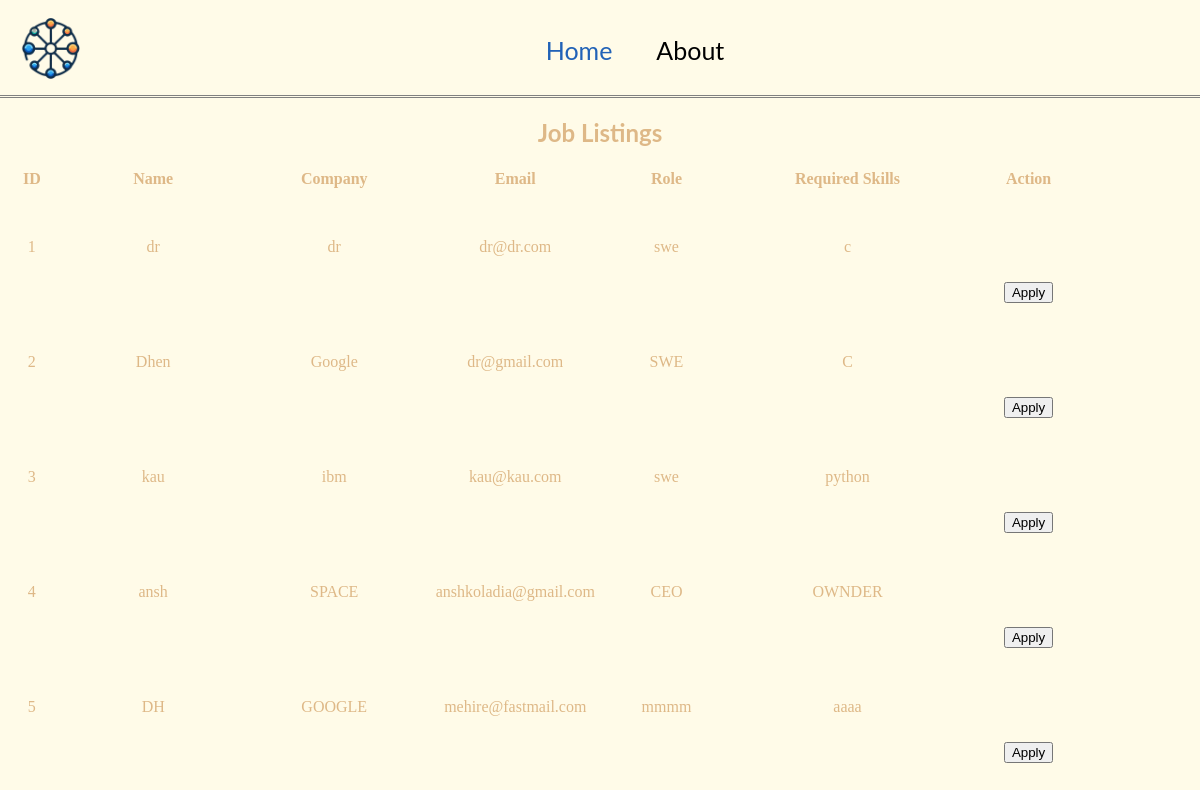
The app's page /Main-Dashboard with its own data.
### appn/__init__.py (models this page shows)
class Employer_post(db.Model):
    id=db.Column(db.Integer(),primary_key=True)
    name=db.Column(db.String(length=50),nullable=False)
    company_name=db.Column(db.String(length=50),nullable=False)
    email_address=db.Column(db.String(length=60),nullable=False)
    role=db.Column(db.String(length=40),nullable=False)
    skills_req=db.Column(db.String(length=100),nullable=False)

### appn/__init__.py (the view)
@app.route('/Main-Dashboard')
def Dashboard():
    posts=Employer_post.query.all()
    form = ApplyForm()
    return render_template('dashboard.html',posts=posts, form = form)

### appn/templates/dashboard.html (shortened to what this page needs)
{% extends 'basepage.html' %}
{% block content %}
<body style="color: burlywood;">
<div class="container mt-4">
    <h2 class="text-center mb-4">Job Listings</h2>
    <div class="row justify-content-center">
        <div class="col-md-20">
            <table class="table table-hover table-bordered">
                <thead class="thead-dark">
                    <tr>
                        <th style="width: 5%;">ID</th>
                        <th style="width: 15%;">Name</th>
                        <th style="width: 15%;">Company</th>
                        <th style="width: 15%;">Email</th>
                        <th style="width: 10%;">Role</th>
                        <th style="width: 20%;">Required Skills</th>
                        <th style="width: 10%;">Action</th>
                    </tr>
                </thead>
                <tbody>
                    {% for post in posts %}
                    <tr>
                        <td>{{ post.id }}</td>
                        <td>{{ post.name }}</td>
                        <td>{{ post.company_name }}</td>
                        <td>{{ post.email_address }}</td>
                        <td>{{ post.role }}</td>
                        <td>{{ post.skills_req }}</td>
                        <td>
                            <form method="POST" action="{{ url_for('apply') }}">
                                <button type="submit">Apply</button>
                            </form>
                        </td>
                    </tr>
                    {% endfor %}
                </tbody>
            </table>
        </div>
    </div>
</div>
</body>
{% endblock %}

### appn/templates/basepage.html (shortened to what this page needs)
<!DOCTYPE html>
<html lang="en">
<head>
</head>
<body>
    <header>
        <a href="{{url_for('index')}}"><img id="companyLogo" src="images/hiremelogo.png" alt="logo"></a>
        <nav class="navLinks" id="homeAndabout"><a id="homeLink" href="{{url_for('index')}}">Home</a> <a id="aboutLink" href="{{url_for('abt')}}">About</a></nav>
    </header>
    <main>
        {% block content %}
        {% endblock %}
    </main>
</body>
</html>

### appn/templates/basepage.html (style rules this page uses)
body { background-color: rgb(255, 251, 232); margin: 0 0 0 0; }
header { background-color: rgb(255, 251, 232); position: relative; border-bottom: double gray; height: 80px; padding: 10px 0 5px 0px; display: flex; align-items: center; justify-content: space-between; }
.navLinks { margin-right: 10px; }
#companyLogo { margin-left: -10px; height: 120px; width: auto; }
.navLinks { margin: auto; text-align: center; }
#homeAndabout { font-family: Tahoma; }
#homeLink, #aboutLink { margin-right: 40px; font-size: 25px; }
#homeLink { height: 20px; font-family: "Lato", sans-serif; width: auto; text-decoration: none; color: rgb(33, 98, 183); }
#aboutLink { font-family: "Lato", sans-serif; color: black; text-decoration: none; width: auto; height: 20px; }
main { align-items: center; justify-content: center; text-align: center; }
main h2 { font-family: "Lato", sans-serif; }
form { padding-top: 90px; }

### records on screen
Employer_post: id "1", name "dr", company_name "dr", email_address "dr@dr.com", role "swe", skills_req "c"
Employer_post: id "2", name "Dhen", company_name "Google", email_address "dr@gmail.com", role "SWE", skills_req "C"
Employer_post: id "3", name "kau", company_name "ibm", email_address "kau@kau.com", role "swe", skills_req "python"
Employer_post: id "4", name "ansh", company_name "SPACE", email_address "anshkoladia@gmail.com", role "CEO", skills_req "OWNDER"
Employer_post: id "5", name "DH", company_name "GOOGLE", email_address "mehire@fastmail.com", role "mmmm", skills_req "aaaa"
